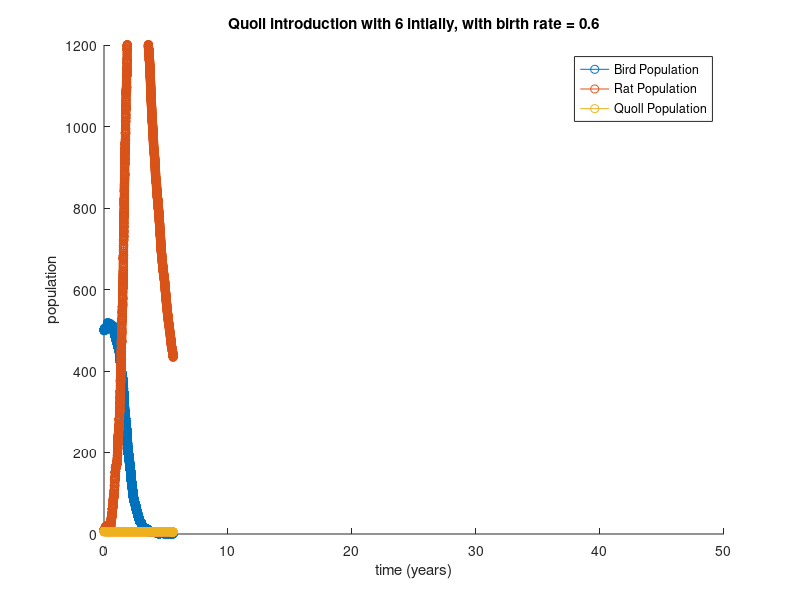

Recreate this plot in MATLAB.
% quollcontra simulates the populations of rats, birds and quolls after the
% introduction of contraceptives to the rat population. Built off of
% contraceptive, k behaves the same (determining the percentage affected).
% this will output an example plot of the animal populations over the
% desired time period.

N = 1000; % number of nests available


% parameters
b_born = 0.6; % beta_B
b_death = 2/7; % 1/expected life (3.5 years)
k = 1;
r_born = 1.5; % beta_R
r_death = 0.5; % 1/expected life (2 years)

q_born = 0.6; % beta_Q
q_death = 2/7; % 1/expected life (2-5 years)
% initial conditions.
X = [500; 10; 6];  % X(1) is bird pop, X(2) is rat pop, X(3) is quoll pop
t = 0;


a = zeros(6,1);

X_out = X;
t_out = 0;
T = 50; % maximum time period

while X(1) > 0
    
    
    % step 1. Calculate the rates of each event given the current state.
    
    a(1) = r_born*X(1)*X(2)/N; % rate at which a rat eats a bird
    a(2) = b_born*X(1)*(N-X(1))/N; % rate at which a bird is born
    a(3) = r_death*X(2);% rate at which a rat dies
    a(4) = b_death*X(1); % rate at which a bird dies
    
    if t < 5 % quolls arent introduced until after 5 years
        a(5) = 0;
        a(6) = 0;
    else
        a(5) = q_born*X(2)*X(3)/N; % rate at which a quoll eats a rat
        a(6) = q_death*X(3); % rate at which a quoll dies
    end


    
        
    a0 = a(1)+a(2)+a(3)+a(4)+a(5)+a(6); % total rate
    
    % step 2. Calculate the time to the next event.
    
    t = t - log(rand)/a0;
    
   
    % step 3. Update the state.
    r = rand*a0;
    
    if r < a(1)
        % rat eats bird
        X(1) = X(1) - 1;
        X(2) = X(2) + 6 - k;
    elseif r < a(1)+ a(2)
        % bird is born
        X(1) = X(1) + 1;
    elseif r < a(1)+a(2)+a(3)
        % rat dies
        X(2) = X(2) - 1;
    elseif r < a(1)+a(2)+a(3)+a(4)
        % bird dies
        X(1) = X(1) -1;
    elseif r < a(1)+a(2)+a(3)+a(4)+a(5)
        % quoll eats rat
        X(2) = X(2) - 1;
        X(3) = X(3) + 6;
    else
        %quoll dies
        X(3) = X(3) - 1;
    end

    if t_out(end) > T
        break 
    end
    
    % record the time and state after each jump
    X_out = [X_out, X];
    t_out = [t_out, t];
    
end

clf
hold on
stairs(t_out,X_out(1,:),'-o')
stairs(t_out,X_out(2,:),'-o')
stairs(t_out,X_out(3,:),'-o')
xlim([0 50])
ylim([0 1200])
legend ('Bird Population', 'Rat Population', 'Quoll Population')
title(sprintf('Quoll introduction with %g intially, with birth rate = %g', X_out(3,1), q_born))
xlabel('time (years)')
ylabel('population')

